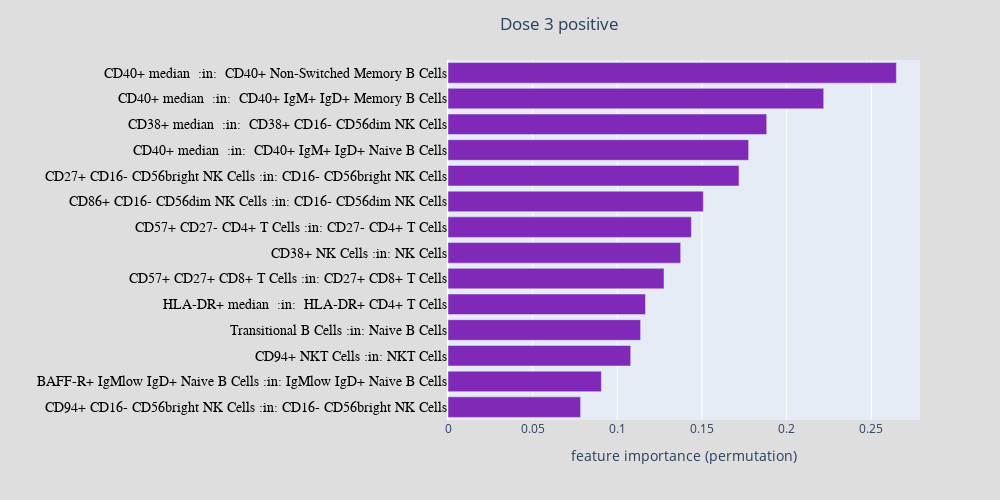

The notebook cell this image was saved under:
### Code cell
df = data["SVM_RFE_d3_p"]["df"]
df = df.loc[df["var"]!="age",:]
df = df.loc[df["var"]!="tx_time",:]
df = df.loc[df["var"]!="type",:]
df = df.sort_values(by="impor_mean",ascending=False)
fig1 = px.bar(df.iloc[:40,:], x="impor_mean", y="var",orientation='h',labels={"impor_mean": "feature importance (permutation)","var": ""})
fig1.update_layout(showlegend=False,height = 500,yaxis={'categoryorder':'total ascending'},width = 1000,title = "Dose 3 positive")
fig1.layout.title.xanchor = 'left'
fig1.layout.title.x = 0.5
fig1.update_traces(marker_color='rgba( 128,41, 185, 1.0)')
fig1.layout.yaxis.tickfont = dict(size =14, color='black', family='Arial, sans-serif')
fig1.layout.paper_bgcolor = 'rgb(222,222,222)'
fig1.update(layout_coloraxis_showscale=False)
#fig1.update_yaxes(ticklabelposition="inside top", title=None)
fig1.write_image("fig_ml_B.svg")
fig1

### Figure 1 — Plotly figure (JSON) as saved in the notebook; plotly's stock layout.template omitted (floating-point values rounded to 4 significant figures)
{"data": [{"alignmentgroup": "True", "hovertemplate": "feature importance (permutation)=%{x}<br>=%{y}<extra></extra>", "legendgroup": "", "marker": {"color": "rgba( 128,41, 185, 1.0)", "pattern": {"shape": ""}}, "name": "", "offsetgroup": "", "orientation": "h", "showlegend": false, "textposition": "auto", "type": "bar", "x": [0.2648, 0.2219, 0.1882, 0.1776, 0.1719, 0.1508, 0.1438, 0.1374, 0.1276, 0.1166, 0.1138, 0.1079, 0.0906, 0.07833], "xaxis": "x", "y": ["CD40+ median  :in:  CD40+ Non-Switched Memory B Cells", "CD40+ median  :in:  CD40+ IgM+ IgD+ Memory B Cells", "CD38+ median  :in:  CD38+ CD16- CD56dim NK Cells", "CD40+ median  :in:  CD40+ IgM+ IgD+ Naive B Cells", "CD27+ CD16- CD56bright NK Cells :in: CD16- CD56bright NK Cells", "CD86+ CD16- CD56dim NK Cells :in: CD16- CD56dim NK Cells", "CD57+ CD27- CD4+ T Cells :in: CD27- CD4+ T Cells", "CD38+ NK Cells :in: NK Cells", "CD57+ CD27+ CD8+ T Cells :in: CD27+ CD8+ T Cells", "HLA-DR+ median  :in:  HLA-DR+ CD4+ T Cells", "Transitional B Cells :in: Naive B Cells", "CD94+ NKT Cells :in: NKT Cells", "BAFF-R+ IgMlow IgD+ Naive B Cells :in: IgMlow IgD+ Naive B Cells", "CD94+ CD16- CD56bright NK Cells :in: CD16- CD56bright NK Cells"], "yaxis": "y"}], "layout": {"barmode": "relative", "coloraxis": {"showscale": false}, "height": 500, "legend": {"tracegroupgap": 0}, "margin": {"t": 60}, "paper_bgcolor": "rgb(222,222,222)", "showlegend": false, "title": {"text": "Dose 3 positive", "x": 0.5, "xanchor": "left"}, "width": 1000, "xaxis": {"anchor": "y", "autorange": true, "domain": [0, 1], "range": [0, 0.2788], "title": {"text": "feature importance (permutation)"}, "type": "linear"}, "yaxis": {"anchor": "x", "autorange": true, "categoryorder": "total ascending", "domain": [0, 1], "range": [-0.5, 13.5], "tickfont": {"color": "black", "family": "Arial, sans-serif", "size": 14}, "title": {"text": ""}, "type": "category"}}}
